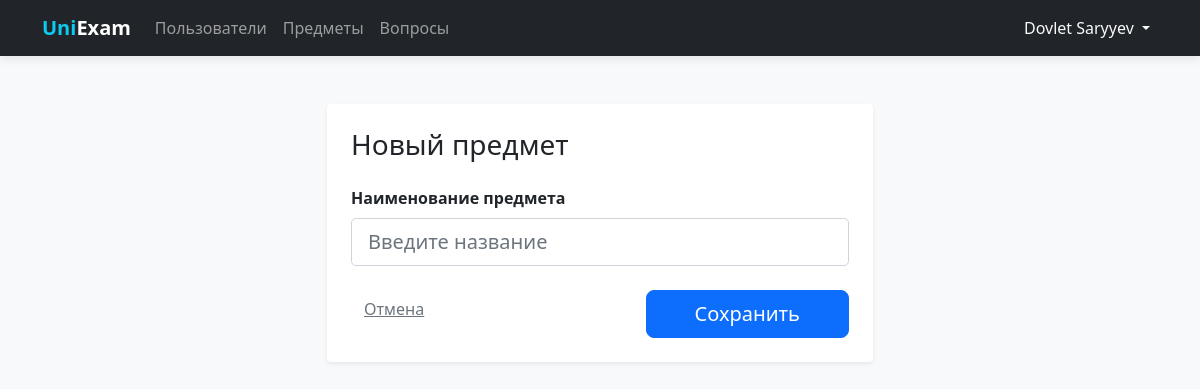
The page /subjects/edit/2 (signed in) on the database as committed earlier.
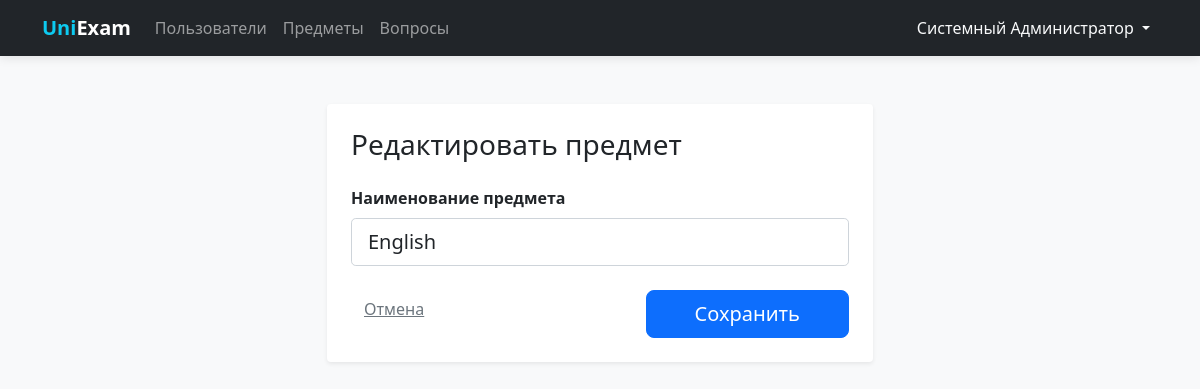
The same page on the database as committed later.
### tables this page shows
CREATE TABLE users (
    id INTEGER PRIMARY KEY AUTOINCREMENT,
    full_name TEXT NOT NULL,
    username TEXT UNIQUE NOT NULL,
    password TEXT NOT NULL
);

CREATE TABLE subjects (
    id INTEGER PRIMARY KEY AUTOINCREMENT,
    name TEXT NOT NULL UNIQUE,
    is_active INTEGER DEFAULT 1
);

### routes/subjects.py (the view, shortened to what this page needs)
@subjects_bp.route('/edit/<int:id>', methods=['GET', 'POST'])
@login_required
def edit(id):
    db = get_db_connection()
    subject = db.execute('SELECT * FROM subjects WHERE id = ?', (id,)).fetchone()
    db.close()
    return render_template('subjects/form.html', subject=subject)

### database.py (called while the page is built)
def get_db_connection():
    conn = sqlite3.connect(DATABASE)
    conn.row_factory = sqlite3.Row  # Позволяет обращаться к полям по именам
    return conn

### templates/subjects/form.html
{% extends 'base.html' %}
{% block content %}
<div class="row justify-content-center">
    <div class="col-md-6">
        <div class="main-card shadow-sm p-4 bg-white rounded">
            <h3 class="mb-4">{{ 'Редактировать' if subject else 'Новый' }} предмет</h3>
            <form method="POST">
                <div class="mb-4">
                    <label class="form-label fw-bold">Наименование предмета</label>
                    <input type="text" name="name" class="form-control form-control-lg"
                        value="{{ subject.name if subject else '' }}" placeholder="Введите название" required autofocus>
                </div>
                <div class="d-flex justify-content-between">
                    <a href="{{ url_for('subjects.index') }}" class="btn btn-link text-secondary">Отмена</a>
                    <button type="submit" class="btn btn-primary btn-lg px-5">Сохранить</button>
                </div>
            </form>
        </div>
    </div>
</div>
{% endblock %}

### templates/base.html (shortened to what this page needs)
<!DOCTYPE html>
<html lang="ru">
<head>
    <link rel="stylesheet" href="{{ url_for('static', filename='css/bootstrap.min.css') }}">
</head>
<body>
    <nav class="navbar navbar-expand-lg navbar-dark bg-dark">
        <div class="container">
            <a class="navbar-brand fw-bold" href="/">
                <span class="text-info">Uni</span>Exam
            </a>
            <div class="collapse navbar-collapse" id="navbarNav">
                <ul class="navbar-nav me-auto">
                    {% if current_user.is_authenticated %}
                    <li class="nav-item">
                        <a class="nav-link {{ 'active' if request.endpoint == 'users.index' }}"
                            href="{{ url_for('users.index') }}">Пользователи</a>
                    </li>
                    <li class="nav-item">
                        <a class="nav-link" href="{{ url_for('subjects.index') }}">Предметы</a>
                    </li>
                    <li class="nav-item">
                        <a class="nav-link" href="{{ url_for('questions.index') }}">Вопросы</a>
                    </li>
                    {% endif %}
                </ul>
                <ul class="navbar-nav">
                    {% if current_user.is_authenticated %}
                    <li class="nav-item dropdown">
                        <a class="nav-link dropdown-toggle text-light" href="#" id="userDropdown" role="button"
                            data-bs-toggle="dropdown">
                            {{ current_user.full_name }}
                        </a>
                    </li>
                    {% else %}
                    <li class="nav-item">
                        <a class="nav-link" href="{{ url_for('auth.login') }}">Войти</a>
                    </li>
                    {% endif %}
                </ul>
            </div>
        </div>
    </nav>
    <div class="container">
        {% block content %}{% endblock %}
    </div>
</body>
</html>

Rows that differ between the two databases and show on the page:
changed users: full_name "Dovlet Saryyev" → "Системный Администратор"
added subjects: name "English"
Other text that changed with them:
{{ 'Редактировать' if subject else 'Новый' }}: "Новый" → "Редактировать"
